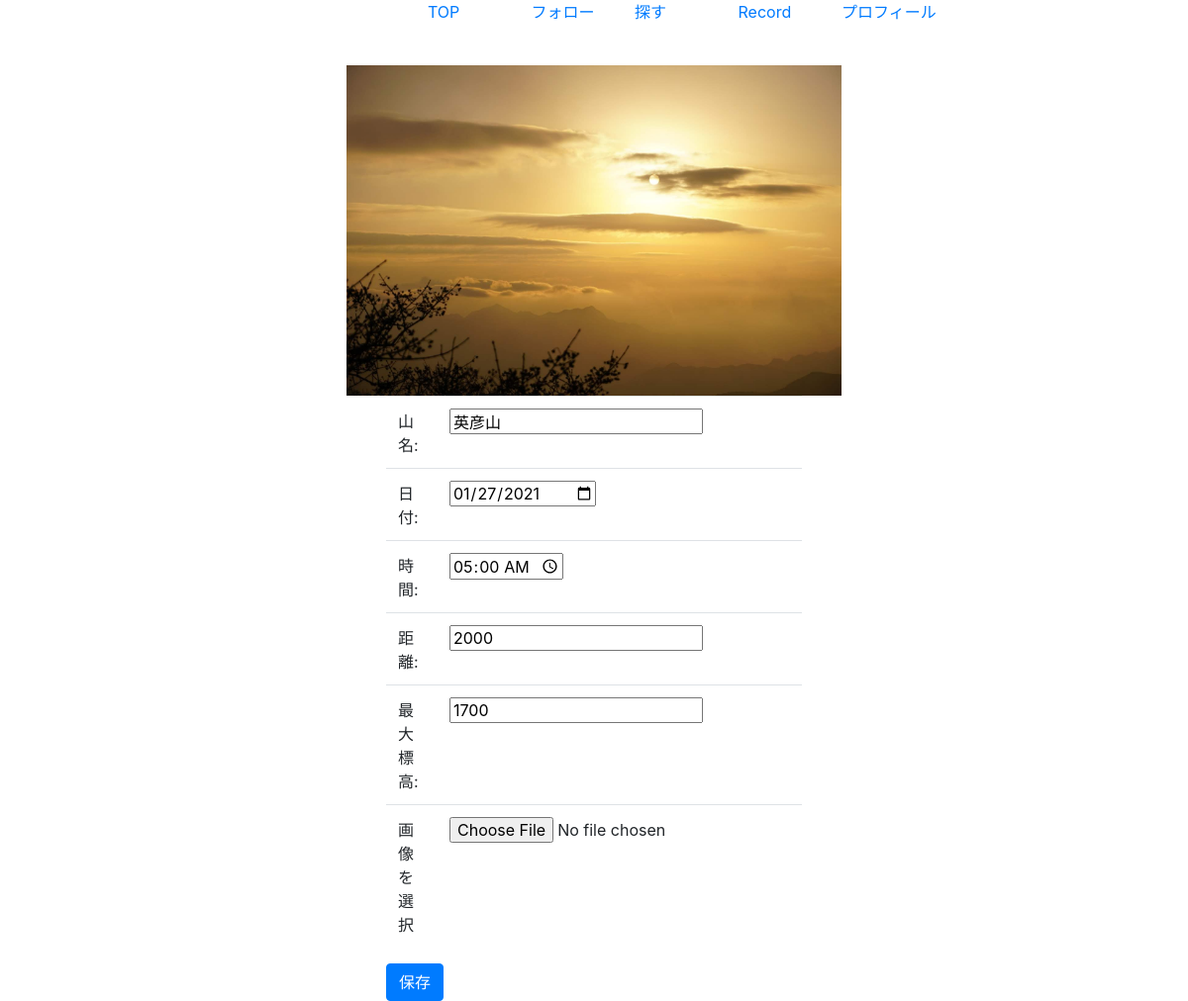
The app's page /edit.php?id=28 (signed in) with its own data.
### tables this page shows
CREATE TABLE `tozan_record_table` (
  `image_id` int(11) NOT NULL,
  `post_user_id` int(12) NOT NULL,
  `image_name` varchar(256) NOT NULL,
  `created_at` datetime NOT NULL,
  `name` varchar(255) NOT NULL,
  `date` date DEFAULT NULL,
  `time` time NOT NULL,
  `distance` int(11) NOT NULL,
  `maximumAltitude` int(11) NOT NULL
);

### edit.php (the view, shortened to what this page needs)
<?php
$pdo = connect_to_db();
$id = $_GET['id'];
$sql = 'SELECT * FROM tozan_record_table WHERE image_id=:id';
$stmt = $pdo->prepare($sql);
$stmt->bindValue(':id', $id, PDO::PARAM_INT);
$status = $stmt->execute();
if ($status == false) {
  $error = $stmt->errorInfo();
  echo json_encode(["error_msg" => "{$error[2]}"]);
  exit();
} else {
  $record = $stmt->fetch(PDO::FETCH_ASSOC);
}
?>
<link rel="stylesheet" href="https://stackpath.bootstrapcdn.com/bootstrap/4.3.1/css/bootstrap.min.css">
<link rel="stylesheet" href="css/styles.css">
<body style="max-width: 700px; margin: 0 auto;">
  <div id="navbar">
    <ul>
      <li><a href="input.php">TOP</a></li>
      <li><a href="follow_page.php">フォロー</a></li>
      <li><a href="find_page.php">探す</a></li>
      <li><a href="data.php">Record</a></li>
      <li><a href="profile_edit.php">プロフィール</a></li>
    </ul>
  </div>
  <div style="text-align:center">
    <img src="images/<?php echo $record['image_name']; ?>" width="500px" height="auto">
  </div>
  <form action="execution.php/update.php" method="POST" enctype="multipart/form-data" style="width: 60%; margin:0 auto;">
    <table class="table">
      <tbody>
        <tr>
          <td class="col-md-5">山名:</td>
          <td class="col-md-5"><input type="text" name="name" value="<?= $record["name"] ?>"></td>
        </tr>
        <tr>
          <td>日付:</td>
          <td><input type="date" name="date" value="<?= $record["date"] ?>"></td>
        </tr>
        <tr>
          <td>時間:</td>
          <td><input type="time" step="300" name="time" value="<?= $record["time"] ?>"></td>
        </tr>
        <tr>
          <td>距離:</td>
          <td><input type="text" name="distance" value="<?= $record["distance"] ?>"></td>
        </tr>
        <tr>
          <td>最大標高:</td>
          <td><input type="text" name="maximumAltitude" value="<?= $record["maximumAltitude"] ?>"></td>
        </tr>
        <tr>
          <td>画像を選択</td>
          <td><input type="file" name="image2"></td>
        </tr>
      </tbody>
    </table>
    <button type="submit" class="btn btn-primary">保存</button>
  </form>
</body>

### css/styles.css (style rules this page uses)
#navbar { display: flex; justify-content: flex-end; }
#navbar li { display: inline-block; width: 100px; height: 50px; }

### records on screen
tozan_record_table: image_name (picture), name "英彦山", date "01/27/2021", time "05:00:00", distance "2000", maximumAltitude "1700"
